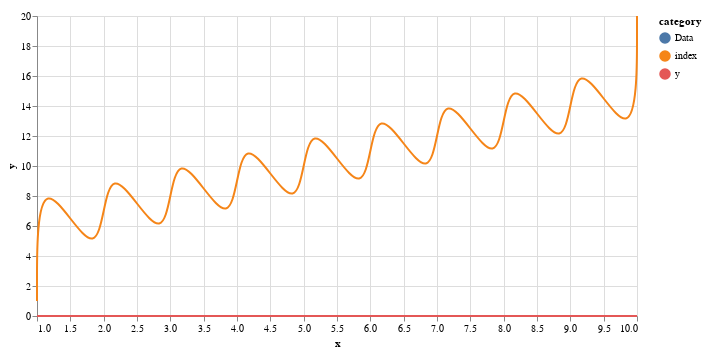

Notebook source saved alongside this figure:
### Code cell
source = results.reset_index().melt('x', var_name='category', value_name='y')

# Create a selection that chooses the nearest point & selects based on x-value
nearest = alt.selection(type='single', nearest=True, on='mouseover',
                        fields=['x'], empty='none')

# The basic line
line = alt.Chart(source).mark_line(interpolate='basis').encode(
    x='x',
    y='y',
    color='category:N'
)

# Transparent selectors across the chart. This is what tells us
# the x-value of the cursor
selectors = alt.Chart(source).mark_point().encode(
    x='x',
    opacity=alt.value(0),
).add_selection(
    nearest
)

# Draw points on the line, and highlight based on selection
points = line.mark_point().encode(
    opacity=alt.condition(nearest, alt.value(1), alt.value(0))
)

# Draw text labels near the points, and highlight based on selection
text = line.mark_text(align='left', dx=5, dy=-5).encode(
    text=alt.condition(nearest, 'y', alt.value(' '))
)

# Draw a rule at the location of the selection
rules = alt.Chart(source).mark_rule(color='gray').encode(
    x='x',
).transform_filter(
    nearest
)

# Put the five layers into a chart and bind the data
alt.layer(
    line, selectors, points, rules, text
).properties(
    width=600, height=300
)

### Figure 1 — Vega-Lite specification as saved in the notebook (floating-point values rounded to 4 significant figures)
{"config": {"view": {"continuousWidth": 400, "continuousHeight": 300}}, "layer": [{"mark": {"type": "line", "interpolate": "basis"}, "encoding": {"color": {"type": "nominal", "field": "category"}, "x": {"type": "quantitative", "field": "x"}, "y": {"type": "quantitative", "field": "y"}}}, {"mark": "point", "encoding": {"opacity": {"value": 0}, "x": {"type": "quantitative", "field": "x"}}, "selection": {"selector013": {"type": "single", "nearest": true, "on": "mouseover", "fields": ["x"], "empty": "none"}}}, {"mark": "point", "encoding": {"color": {"type": "nominal", "field": "category"}, "opacity": {"condition": {"value": 1, "selection": "selector013"}, "value": 0}, "x": {"type": "quantitative", "field": "x"}, "y": {"type": "quantitative", "field": "y"}}}, {"mark": {"type": "rule", "color": "gray"}, "encoding": {"x": {"type": "quantitative", "field": "x"}}, "transform": [{"filter": {"selection": "selector013"}}]}, {"mark": {"type": "text", "align": "left", "dx": 5, "dy": -5}, "encoding": {"color": {"type": "nominal", "field": "category"}, "text": {"condition": {"type": "quantitative", "field": "y", "selection": "selector013"}, "value": " "}, "x": {"type": "quantitative", "field": "x"}, "y": {"type": "quantitative", "field": "y"}}}], "data": {"name": "data-a66459fc76ac74cfc0e141e5072759e9"}, "height": 300, "width": 600, "$schema": "https://vega.github.io/schema/vega-lite/v4.8.1.json", "datasets": {"data-a66459fc76ac74cfc0e141e5072759e9": [{"x": 1, "category": "index", "y": 1}, {"x": 2, "category": "index", "y": 2}, {"x": 3, "category": "index", "y": 3}, {"x": 4, "category": "index", "y": 4}, {"x": 5, "category": "index", "y": 5}, {"x": 6, "category": "index", "y": 6}, {"x": 7, "category": "index", "y": 7}, {"x": 8, "category": "index", "y": 8}, {"x": 9, "category": "index", "y": 9}, {"x": 10, "category": "index", "y": 10}, {"x": 1, "category": "index", "y": 11}, {"x": 2, "category": "index", "y": 12}, {"x": 3, "category": "index", "y": 13}, {"x": 4, "category": "index", "y": 14}, {"x": 5, "category": "index", "y": 15}, {"x": 6, "category": "index", "y": 16}, {"x": 7, "category": "index", "y": 17}, {"x": 8, "category": "index", "y": 18}, {"x": 9, "category": "index", "y": 19}, {"x": 10, "category": "index", "y": 20}, {"x": 1, "category": "Data", "y": "Y_Actual"}, {"x": 2, "category": "Data", "y": "Y_Actual"}, {"x": 3, "category": "Data", "y": "Y_Actual"}, {"x": 4, "category": "Data", "y": "Y_Actual"}, {"x": 5, "category": "Data", "y": "Y_Actual"}, {"x": 6, "category": "Data", "y": "Y_Actual"}, {"x": 7, "category": "Data", "y": "Y_Actual"}, {"x": 8, "category": "Data", "y": "Y_Actual"}, {"x": 9, "category": "Data", "y": "Y_Actual"}, {"x": 10, "category": "Data", "y": "Y_Actual"}, {"x": 1, "category": "Data", "y": "Y_Predicted"}, {"x": 2, "category": "Data", "y": "Y_Predicted"}, {"x": 3, "category": "Data", "y": "Y_Predicted"}, {"x": 4, "category": "Data", "y": "Y_Predicted"}, {"x": 5, "category": "Data", "y": "Y_Predicted"}, {"x": 6, "category": "Data", "y": "Y_Predicted"}, {"x": 7, "category": "Data", "y": "Y_Predicted"}, {"x": 8, "category": "Data", "y": "Y_Predicted"}, {"x": 9, "category": "Data", "y": "Y_Predicted"}, {"x": 10, "category": "Data", "y": "Y_Predicted"}, {"x": 1, "category": "y", "y": "0.000108116"}, {"x": 2, "category": "y", "y": "0.000111406"}, {"x": 3, "category": "y", "y": "0.000111929"}, {"x": 4, "category": "y", "y": "0.000116041"}, {"x": 5, "category": "y", "y": "0.000111181"}, {"x": 6, "category": "y", "y": "0.000109536"}, {"x": 7, "category": "y", "y": "0.000112378"}, {"x": 8, "category": "y", "y": "0.000108938"}, {"x": 9, "category": "y", "y": "0.000112751"}, {"x": 10, "category": "y", "y": "0.000112751"}, {"x": 1, "category": "y", "y": "0.000109476"}, {"x": 2, "category": "y", "y": "0.000110387"}, {"x": 3, "category": "y", "y": "0.000111731"}, {"x": 4, "category": "y", "y": "0.000116118"}, {"x": 5, "category": "y", "y": "0.000110644"}, {"x": 6, "category": "y", "y": "0.000110465"}, {"x": 7, "category": "y", "y": "0.000113744"}, {"x": 8, "category": "y", "y": "0.000110292"}, {"x": 9, "category": "y", "y": "0.000113353"}, {"x": 10, "category": "y", "y": "0.000113415"}]}}
